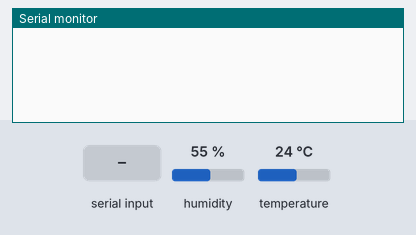
This sketch was run on a simulated Arduino Mega 2560, built with avr-gcc and run on an emulated ATmega2560. Shown: the last lines printed to the serial monitor. The test bench sets the inputs (shaded band); at power-on: humidity 55 %, temperature 24 °C.

Above: at 1.2 s.
1.3 s: "1" received over the second serial link
At 2.7 s:
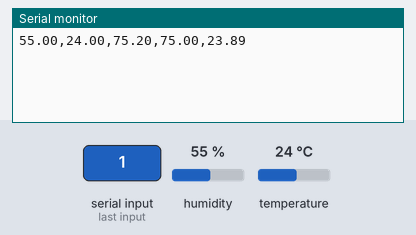
4.3 s: humidity set to 22 %
At 5.7 s:
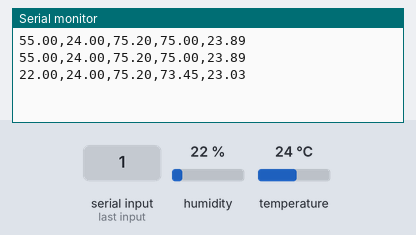
5.8 s: temperature set to 12 °C
7.3 s: humidity set to 40 %
At 7.9 s:
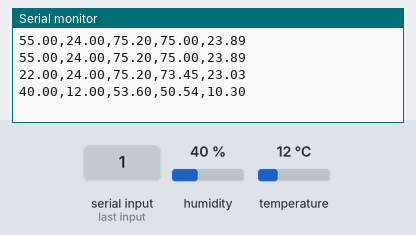
Timing chart, 0 to 9.8 s (numbered marks = the images above; inputs shaded):
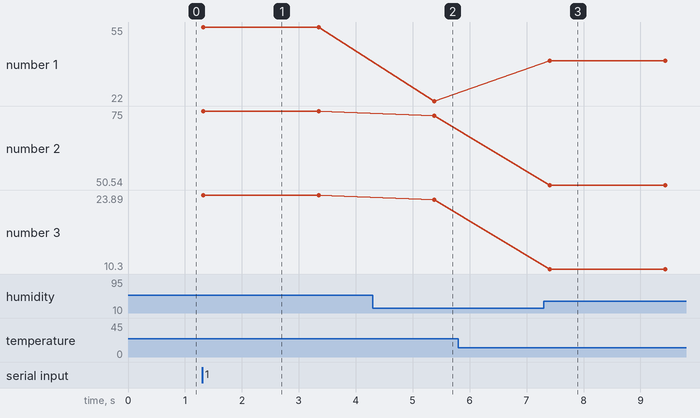

Measured:
- after the input at 1.3 s, the serial monitor: prints a new line at once (image 1)
- after the input at 4.3 s, the serial monitor: prints a new line after 1.1 s (image 2)
- after the input at 7.3 s, the serial monitor: prints a new line after 0.11 s (image 3)
- plotted number 1: 55 → 22 after the input at 4.3 s, 22 → 40 after the input at 7.3 s
- plotted number 2: 75 → 73.45 after the input at 4.3 s, 73.45 → 50.54 after the input at 7.3 s
- plotted number 3: 23.89 → 23.03 after the input at 4.3 s, 23.03 → 10.3 after the input at 7.3 s

The sketch:

temperature-over-bluetooth_29thaug.ino
```cpp
#include "DHT.h"
//#include <SoftwareSerial.h>

#define DHTPIN 21      // Digital pin connected to the DHT sensor
#define DHTTYPE DHT11   // DHT 11

#define LEDPIN 11

DHT dht(DHTPIN, DHTTYPE);

// Teensy 5V <--> HC-05 Vcc
// Teensy Ground <--> HC-05 GND
#define rxPin 7 // Teensy pin 7 <--> HC-05 Tx
#define txPin 8 // Teensy pin 8 <--> HC-05 Rx
//SoftwareSerial BTSerial =  SoftwareSerial(rxPin, txPin);

void setup() {
  // Setup serial for monitor
  Serial.begin(9600);

  // Setup DHT Sensor
  pinMode(DHTPIN, INPUT);
  dht.begin();

  // Setup Serial1 for BlueTooth
  Serial1.begin(9600); // Default communication rate of the Bluetooth module
}

void loop() {
  if(Serial1.available() > 0){ // Checks whether data is comming from the serial port
    digitalWrite(LEDPIN, HIGH);

    float h = dht.readHumidity();
    float t = dht.readTemperature();
    float f = dht.readTemperature(true);
    float hif = dht.computeHeatIndex(f, h);
    float hic = dht.computeHeatIndex(t, h, false);


    float allData[5] = {h,t,f,hif,hic};

      Serial.print(allData[0]);
      Serial1.print(allData[0]);
      Serial.print(",");
      Serial1.print(",");
      Serial.print(allData[1]);
      Serial1.print(allData[1]);
      Serial.print(",");
      Serial1.print(",");
      Serial.print(allData[2]);
      Serial1.print(allData[2]);
      Serial.print(",");
      Serial1.print(",");
      Serial.print(allData[3]);
      Serial1.print(allData[3]);
      Serial.print(",");
      Serial1.print(",");
      Serial.println(allData[4]);
      Serial1.println(allData[4]);

    delay(1000);
    digitalWrite(LEDPIN, LOW);
    delay(1000);
 }
}
```
